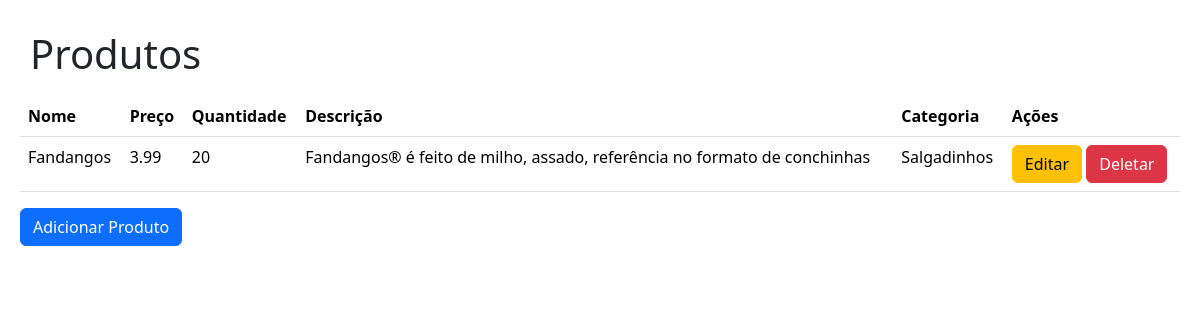
/produto/, run on an earlier commit of the app's database.
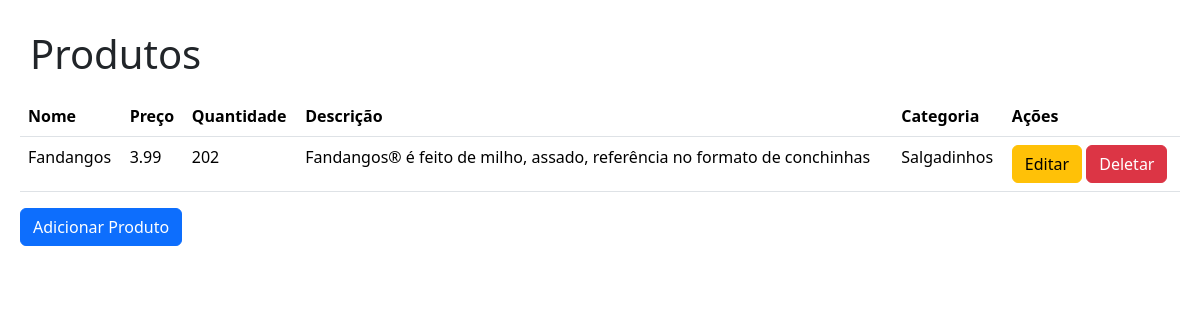
And on a later commit of the database.
### estoque/models.py (models this page shows, shortened)
class Produto(models.Model):
    id_produto = models.AutoField(primary_key=True)
    nome = models.CharField(max_length=100)
    quantidade = models.IntegerField()
    preco = models.DecimalField(max_digits=10, decimal_places=2)
    categoria = models.ForeignKey(
        'estoque.Categoria',
        on_delete=models.CASCADE,
        null=True,
        blank=True
    )
    descricao = models.TextField(default="")
    fornecedores = models.ManyToManyField('estoque.Fornecedor', related_name="produtos")

class Categoria(models.Model):
    id_categoria = models.AutoField(primary_key=True)
    nome = models.CharField(max_length=250)
    descricao = models.CharField(max_length=255)

### estoque/views.py (the view)
# urls.py: path('produto/', views.listar_produtos, name='listar_produtos'),
def listar_produtos(request):
    query = request.GET.get('q')
    if query:
        produtos = Produto.objects.filter(nome__icontains=query)
    else:
        produtos = Produto.objects.all()
    return render(request, 'produto/listar_produtos.html', {'produtos': produtos})

### estoque/templates/produto/listar_produtos.html (shortened to what this page needs)
<!DOCTYPE html>
<html lang="pt-br">
<head>
    <link href="https://cdn.jsdelivr.net/npm/bootstrap@5.3.3/dist/css/bootstrap.min.css" rel="stylesheet"
>
            {% load static %}
            <link rel="stylesheet" href="{% static 'estilizacao/style_crud.css' %}">
</head>
<body>
    <h1>Produtos</h1>
    <table class="table">
        <thead>
            <tr>
                <th>Nome</th>
                <th>Preço</th>
                <th>Quantidade</th>
                <th>Descrição</th>
                <th>Categoria</th>
                <th>Ações</th>
            </tr>
        </thead>
        <tbody>
            {% for produto in produtos %}
            <tr>
                <td>{{ produto.nome }}</td>
                <td>{{ produto.preco }}</td>
                <td>{{ produto.quantidade }}</td>
                <td>{{ produto.descricao }}</td>
                <td>{{ produto.categoria.nome }}</td>
                <td>
                    <a href="{% url 'editar_produto' produto.id_produto %}" class="btn btn-warning">Editar</a>
                    <a href="{% url 'deletar_produto' produto.id_produto %}" class="btn btn-danger">Deletar</a>
                </td>
            </tr>
            {% endfor %}
        </tbody>
    </table>
    <a href="{% url 'adicionar_produto' %}" class="btn btn-primary">Adicionar Produto</a>
</body>
</html>

What changed in the data, as far as the page shows it:
changed Produto "Fandangos": quantidade "20" → "202"
